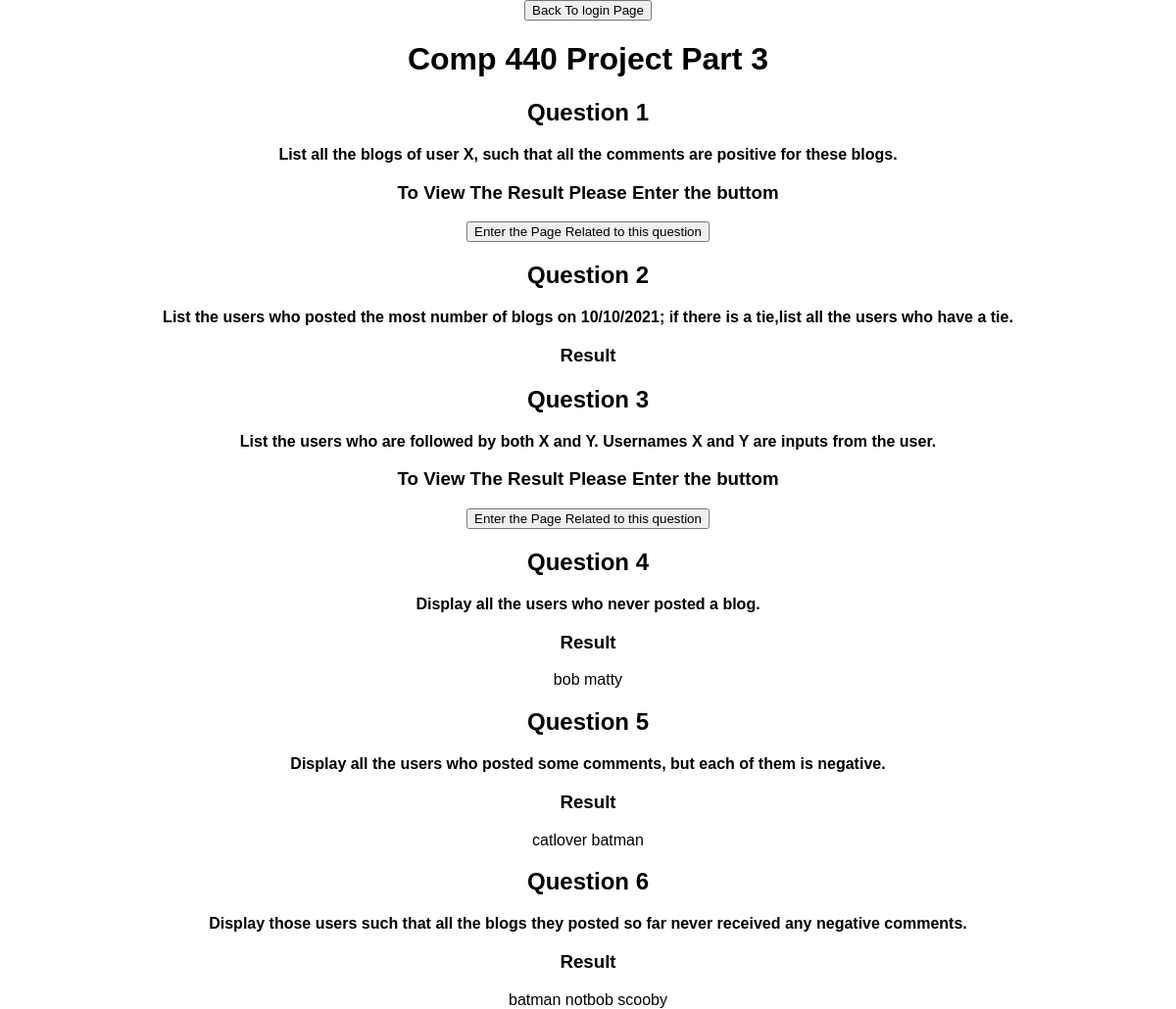
The app's page /ProjectPart3.php with its own data.
### tables this page shows
CREATE TABLE `users` (
  `username` varchar(45) NOT NULL,
  `password` varchar(45) NOT NULL,
  `firstName` varchar(45) DEFAULT NULL,
  `lastName` varchar(45) DEFAULT NULL,
  `email` varchar(100) DEFAULT NULL,
  PRIMARY KEY (`username`)
);

CREATE TABLE `comments` (
  `commentid` int(10) NOT NULL AUTO_INCREMENT,
  `sentiment` varchar(20) DEFAULT NULL,
  `description` varchar(250) DEFAULT NULL,
  `cdate` date DEFAULT NULL,
  `blogid` int(10) unsigned DEFAULT NULL,
  `posted_by` varchar(45) DEFAULT NULL,
  PRIMARY KEY (`commentid`),
  KEY `comments_ibfk_1` (`blogid`),
  KEY `comments_ibfk_2` (`posted_by`),
  CONSTRAINT `comments_ibfk_1` FOREIGN KEY (`blogid`) REFERENCES `blogs` (`blogid`),
  CONSTRAINT `comments_ibfk_2` FOREIGN KEY (`posted_by`) REFERENCES `users` (`username`),
  CONSTRAINT `sentiment_types` CHECK ((`sentiment` in (_utf8mb4'negative',_utf8mb4'positive')))
);

### ProjectPart3.php (the view, shortened to what this page needs)
<!DOCTYPE HTML>
<html lang="en">
<head>
    <link href="style.css" rel="stylesheet" type="text/css">
</head>
<body>
<header>
    <a href="Login.php"><button>Back To login Page</button></a>
    <h1>Comp 440 Project Part 3</h1>
</header>
<?php
$servername = "localhost";
$username = "comp440";
$password = "pass1234";
$database="comp440";
$makeConnection = new mysqli($servername,$username,$password,$database);
?>
<h2>Question 1</h2>
<p><b>List all the blogs of user X, such that all the comments are positive for these blogs.</b></p>
<h3>To View The Result Please Enter the buttom</h3>
<a href="Part3Question1.php"><button> Enter the Page Related to this question</button></a>
<h2>Question 2</h2>
<p><b>List the users who posted the most number of blogs on 10/10/2021; if there is a tie,list all the users who have a tie. </b></p>
<h3>Result</h3>
<h2>Question 3</h2>
<p><b>List the users who are followed by both X and Y. Usernames X and Y are inputs from the user.</b></p>
<h3>To View The Result Please Enter the buttom</h3>
<a href="Part3Question3.php"><button>Enter the Page Related to this question</button></a>
<h2>Question 4</h2>
<p><b>Display all the users who never posted a blog. </b></p>
<h3>Result</h3>
<?php
$questoin4=$makeConnection->prepare("SELECT username FROM users LEFT JOIN blogs on users.username=blogs.created_by WHERE blogs.blogid is null;");
$questoin4->execute();
$resultQ4 = $questoin4->get_result();
while ($row4 = $resultQ4->fetch_assoc()) {
    echo $row4['username'];
}
?>
<h2>Question 5</h2>
<p><b>Display all the users who posted some comments, but each of them is negative. </b></p>
<h3>Result</h3>
<?php
$questoin5=$makeConnection->prepare("SELECT posted_by FROM comments WHERE sentiment='negative' AND posted_by NOT IN (SELECT posted_by FROM comments WHERE sentiment='positive');");
$questoin5->execute();
$resultQ5 = $questoin5->get_result();
while ($row5 = $resultQ5->fetch_assoc()) {
    echo $row5['posted_by'];
}
?>
<h2>Question 6</h2>
<p><b>Display those users such that all the blogs they posted so far never received any negative comments.
    </b></p>
<h3>Result</h3>
<?php
$questoin6=$makeConnection->prepare("SELECT DISTINCT created_by
FROM comments
LEFT JOIN blogs
ON blogs.blogid=comments.blogid
WHERE comments.blogid NOT IN (SELECT comments.blogid
                        FROM comments
                        LEFT JOIN blogs
                        ON blogs.blogid=comments.blogid
                        WHERE comments.sentiment='negative');");
$questoin6->execute();
$resultQ6 = $questoin6->get_result();
while ($row6 = $resultQ6->fetch_assoc()) {
    echo $row6['created_by'];
}
?>
</body>
</html>

### style.css (style rules this page uses)
body { margin: 0; padding: 0; background-size: cover; background-position: center; font-family: sans-serif; text-align: center; }

### records on screen
users: username "bob"
users: username "matty"
comments: posted_by "catlover"
comments: posted_by "batman"

### other values on screen
$row6['created_by'] "batman"
$row6['created_by'] "notbob"
$row6['created_by'] "scooby"
